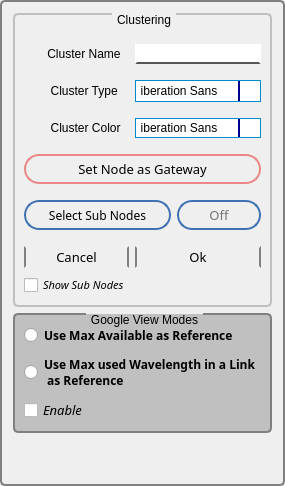
          <widget class="QGroupBox" name="T_groupbox">
           <property name="enabled">
            <bool>true</bool>
           </property>
           <property name="maximumSize">
            <size>
             <width>300</width>
             <height>16777215</height>
            </size>
           </property>
           <property name="styleSheet">
            <string notr="true">QGroupBox {linea
    background-color: #C0C0C0;
    border: 2px solid gray;
    border-radius: 5px;
    margin-top: 1ex; /* leave space at the top for the title */
}

QGroupBox::title {
    subcontrol-origin: margin;
    subcontrol-position: top center; /* position at the top center */
    padding: 0 3px;
    background-color: qlineargradient(x1: 0, y1: 0, x2: 0, y2: 1,
                                      stop: 0 #FF0ECE, stop: 1 #FFFFFF);
}</string>
           </property>
           <property name="title">
            <string/>
           </property>
           <layout class="QGridLayout" name="gridLayout_14">
            <item row="0" column="0">
             <widget class="QGroupBox" name="Grouping_groupbox">
              <property name="styleSheet">
               <string notr="true">QGroupBox {
    
    border: 2px solid #C0C0C0;
    border-radius: 5px;
    margin-top: 1ex; /* leave space at the top for the title */
}

QGroupBox::title {
    subcontrol-origin: margin; 
    font: 63 8pt &quot;Bahnschrift SemiBold&quot;;
    subcontrol-position: top center; /* position at the top center */
    padding: 0 3px;
    background-color: qlineargradient(x1: 0, y1: 0, x2: 0, y2: 1,
                                      stop: 0 #C0C0C0, stop: 1 #FFFFFF);
}</string>
              </property>
              <property name="title">
               <string>Clustering</string>
              </property>
              <layout class="QGridLayout" name="gridLayout_17">
               <item row="0" column="0">
                <layout class="QGridLayout" name="gridLayout_16">
                 <item row="12" column="1" colspan="2">
                  <widget class="QPushButton" name="OK_button">
                   <property name="minimumSize">
                    <size>
                     <width>84</width>
                     <height>20</height>
                    </size>
                   </property>
                   <property name="font">
                    <font>
                     <family>Bahnschrift Condensed</family>
                     <pointsize>10</pointsize>
                     <weight>9</weight>
                     <italic>false</italic>
                     <bold>false</bold>
                    </font>
                   </property>
                   <property name="styleSheet">
                    <string notr="true">QPushButton {
	
	
	font: 75 10pt &quot;Bahnschrift Condensed&quot;;
	
	
    border:2px solid black; min-width: 80px;
	border-color: dark gray; 
    border-radius: 25px;
}

QPushButton:pressed {
    background-color: qlineargradient(x1: 0, y1: 0, x2: 0, y2: 1,
                                      stop: 0 #dadbde, stop: 1 #f6f7fa);
}

QPushButton:flat {
    border: none; /* no border for a flat push button */
}

QPushButton:default {
    border-color: navy; /* make the default button prominent */
}</string>
                   </property>
                   <property name="text">
                    <string>Ok</string>
                   </property>
                  </widget>
                 </item>
                 <item row="4" column="0">
                  <widget class="QLabel" name="GroupID">
                   <property name="styleSheet">
                    <string notr="true"> QLabel {
    
  
	
	font: 75 10pt &quot;Bahnschrift Condensed&quot;;
	
    
}</string>
                   </property>
                   <property name="text">
                    <string>        Cluster Type </string>
                   </property>
                  </widget>
                 </item>
                 <item row="1" column="0" colspan="2">
                  <spacer name="horizontalSpacer_4">
                   <property name="orientation">
                    <enum>Qt::Horizontal</enum>
                   </property>
                   <property name="sizeHint" stdset="0">
                    <size>
                     <width>40</width>
                     <height>20</height>
                    </size>
                   </property>
                  </spacer>
                 </item>
                 <item row="13" column="0" colspan="2">
                  <widget class="QCheckBox" name="ShowSubNodes">
                   <property name="font">
                    <font>
                     <family>Bahnschrift</family>
                     <pointsize>8</pointsize>
                     <italic>true</italic>
                    </font>
                   </property>
                   <property name="styleSheet">
                    <string notr="true"/>
                   </property>
                   <property name="text">
                    <string>Show Sub Nodes</string>
                   </property>
                  </widget>
                 </item>
                 <item row="12" column="0">
                  <widget class="QPushButton" name="Cancel_button">
                   <property name="minimumSize">
                    <size>
                     <width>84</width>
                     <height>20</height>
                    </size>
                   </property>
                   <property name="font">
                    <font>
                     <family>Bahnschrift Condensed</family>
                     <pointsize>10</pointsize>
                     <weight>9</weight>
                     <italic>false</italic>
                     <bold>false</bold>
                    </font>
                   </property>
                   <property name="styleSheet">
                    <string notr="true">QPushButton {
	
	
	font: 75 10pt &quot;Bahnschrift Condensed&quot;;
	
	
    border:2px solid black; min-width: 80px;
	border-color: dark gray; 
    border-radius: 25px;
}

QPushButton:pressed {
    background-color: qlineargradient(x1: 0, y1: 0, x2: 0, y2: 1,
                                      stop: 0 #dadbde, stop: 1 #f6f7fa);
}

QPushButton:flat {
    border: none; /* no border for a flat push button */
}

QPushButton:default {
    border-color: navy; /* make the default button prominent */
}</string>
                   </property>
                   <property name="text">
                    <string>Cancel</string>
                   </property>
                  </widget>
                 </item>
                 <item row="6" column="0">
                  <widget class="QLabel" name="GroupColor">
                   <property name="styleSheet">
                    <string notr="true">  QLabel {
    
    
	
	font: 75 10pt &quot;Bahnschrift Condensed&quot;;
	
   
}</string>
                   </property>
                   <property name="text">
                    <string>        Cluster Color</string>
                   </property>
                  </widget>
                 </item>
                 <item row="10" column="0" colspan="2">
                  <widget class="QPushButton" name="SelectSubNode_button">
                   <property name="minimumSize">
                    <size>
                     <width>84</width>
                     <height>30</height>
                    </size>
                   </property>
                   <property name="font">
                    <font>
                     <family>Bahnschrift Condensed</family>
                     <pointsize>9</pointsize>
                     <weight>9</weight>
                     <italic>false</italic>
                     <bold>false</bold>
                    </font>
                   </property>
                   <property name="styleSheet">
                    <string notr="true">QPushButton {
	
	
	font: 75 9pt &quot;Bahnschrift Condensed&quot;;
	
	
    border: 2px solid #8f8f91; min-width: 80px;
	border-color: #4072B3; 
    border-radius: 15px;
}

QPushButton:pressed {
    background-color: qlineargradient(x1: 0, y1: 0, x2: 0, y2: 1,
                                      stop: 0 #dadbde, stop: 1 #f6f7fa);
}

QPushButton:flat {
    border: none; /* no border for a flat push button */
}

QPushButton:default {
    border-color: navy; /* make the default button prominent */
}</string>
                   </property>
                   <property name="text">
                    <string>Select Sub Nodes</string>
                   </property>
                  </widget>
                 </item>
                 <item row="9" column="0" colspan="2">
                  <spacer name="horizontalSpacer_5">
                   <property name="orientation">
                    <enum>Qt::Horizontal</enum>
                   </property>
                   <property name="sizeHint" stdset="0">
                    <size>
                     <width>20</width>
                     <height>10</height>
                    </size>
                   </property>
                  </spacer>
                 </item>
                 <item row="2" column="1" colspan="2">
                  <widget class="QLineEdit" name="GroupName_edit">
                   <property name="styleSheet">
                    <string notr="true">QLineEdit {
 
    border: 2px solid white;
	border-bottom-color: rgb(86, 86, 86);
    padding: 0 8px;
    background: white;
    selection-background-color: darkgray; 
	font: 8pt &quot;Bahnschrift&quot;;

}

</string>
                   </property>
                  </widget>
                 </item>
                 <item row="2" column="0">
                  <widget class="QLabel" name="GroupName">
                   <property name="styleSheet">
                    <string notr="true"> QLabel {
    
  
	
	
	font: 75 10pt &quot;Bahnschrift Condensed&quot;;
	
    }</string>
                   </property>
                   <property name="text">
                    <string>       Cluster Name</string>
                   </property>
                  </widget>
                 </item>
                 <item row="4" column="1" colspan="2">
                  <widget class="QFontComboBox" name="cluster_type_combobox">
                   <property name="maximumSize">
                    <size>
                     <width>126</width>
                     <height>22</height>
                    </size>
                   </property>
                   <property name="font">
                    <font>
                     <family>Bahnschrift Condensed</family>
                     <pointsize>9</pointsize>
                    </font>
                   </property>
                   <property name="autoFillBackground">
                    <bool>false</bool>
                   </property>
                   <property name="styleSheet">
                    <string notr="true">QComboBox {
    
    border-radius: 0px;
    padding: 1px 18px 1px 5px;
    min-width: 6em; 
    
	border:1px solid rgb(0, 139, 208);
	
   
	
}





/* QComboBox gets the &quot;on&quot; state when the popup is open */


QComboBox:on { /* shift the text when the popup opens */
    padding-top: 3px;
    padding-left: 4px;
}

QComboBox::drop-down {
    subcontrol-origin: padding;
    subcontrol-position: top right;
    width: 20px;
    
	
    border-left-width: 2px;
    border-left-color: darkblue;
    border-left-style: solid; /* just a single line */
    border-top-right-radius: 0px; /* same radius as the QComboBox */
    border-bottom-right-radius: 0px;
}

QComboBox::down-arrow {
   
	image: url(:/newPrefix/dropdown.png); 
    
	
}

QComboBox::down-arrow:on { /* shift the arrow when popup is open */
    
	
	image: url(:/newPrefix/dropup.png);
}


QComboBox QAbstractItemView {
    
	border-color:2px solid blue;
   
}</string>
                   </property>
                   <property name="frame">
                    <bool>true</bool>
                   </property>
                  </widget>
                 </item>
                 <item row="6" column="1" colspan="2">
                  <widget class="QFontComboBox" name="ClusterColor_combobox">
                   <property name="maximumSize">
                    <size>
                     <width>126</width>
                     <height>22</height>
                    </size>
                   </property>
                   <property name="styleSheet">
                    <string notr="true">QComboBox {
    
    border-radius: 0px;
    padding: 1px 18px 1px 5px;
    min-width: 6em; 
    
	border:1px solid rgb(0, 139, 208);
	
   
	
}





/* QComboBox gets the &quot;on&quot; state when the popup is open */


QComboBox:on { /* shift the text when the popup opens */
    padding-top: 3px;
    padding-left: 4px;
}

QComboBox::drop-down {
    subcontrol-origin: padding;
    subcontrol-position: top right;
    width: 20px;
    
	
    border-left-width: 2px;
    border-left-color: darkblue;
    border-left-style: solid; /* just a single line */
    border-top-right-radius: 0px; /* same radius as the QComboBox */
    border-bottom-right-radius: 0px;
}

QComboBox::down-arrow {
   
	image: url(:/newPrefix/dropdown.png); 
    
	
}

QComboBox::down-arrow:on { /* shift the arrow when popup is open */
    
	
	image: url(:/newPrefix/dropup.png);
}


QComboBox QAbstractItemView {
    
	border-color:2px solid blue;
   
}</string>
                   </property>
                  </widget>
                 </item>
                 <item row="10" column="2">
                  <widget class="QLabel" name="SelectSubNode">
                   <property name="palette">
                    <palette>
                     <active>
                      <colorrole role="WindowText">
                       <brush brushstyle="SolidPattern">
                        <color alpha="255">
                         <red>117</red>
                         <green>117</green>
                         <blue>117</blue>
                        </color>
                       </brush>
                      </colorrole>
                      <colorrole role="Text">
                       <brush brushstyle="SolidPattern">
                        <color alpha="255">
                         <red>117</red>
                         <green>117</green>
                         <blue>117</blue>
                        </color>
                       </brush>
                      </colorrole>
                      <colorrole role="ButtonText">
                       <brush brushstyle="SolidPattern">
                        <color alpha="255">
                         <red>117</red>
                         <green>117</green>
                         <blue>117</blue>
                        </color>
                       </brush>
                      </colorrole>
                      <colorrole role="PlaceholderText">
                       <brush brushstyle="NoBrush">
                        <color alpha="128">
                         <red>117</red>
                         <green>117</green>
                         <blue>117</blue>
                        </color>
                       </brush>
                      </colorrole>
                     </active>
                     <inactive>
                      <colorrole role="WindowText">
                       <brush brushstyle="SolidPattern">
                        <color alpha="255">
                         <red>117</red>
                         <green>117</green>
                         <blue>117</blue>
                        </color>
                       </brush>
                      </colorrole>
                      <colorrole role="Text">
                       <brush brushstyle="SolidPattern">
                        <color alpha="255">
                         <red>117</red>
                         <green>117</green>
                         <blue>117</blue>
                        </color>
                       </brush>
                      </colorrole>
                      <colorrole role="ButtonText">
                       <brush brushstyle="SolidPattern">
                        <color alpha="255">
                         <red>117</red>
                         <green>117</green>
                         <blue>117</blue>
                        </color>
                       </brush>
                      </colorrole>
                      <colorrole role="PlaceholderText">
                       <brush brushstyle="NoBrush">
                        <color alpha="128">
                         <red>117</red>
                         <green>117</green>
                         <blue>117</blue>
                        </color>
                       </brush>
                      </colorrole>
                     </inactive>
                     <disabled>
                      <colorrole role="WindowText">
                       <brush brushstyle="SolidPattern">
                        <color alpha="255">
                         <red>117</red>
                         <green>117</green>
                         <blue>117</blue>
                        </color>
                       </brush>
                      </colorrole>
                      <colorrole role="Text">
                       <brush brushstyle="SolidPattern">
                        <color alpha="255">
                         <red>117</red>
                         <green>117</green>
                         <blue>117</blue>
                        </color>
                       </brush>
                      </colorrole>
                      <colorrole role="ButtonText">
                       <brush brushstyle="SolidPattern">
                        <color alpha="255">
                         <red>117</red>
                         <green>117</green>
                         <blue>117</blue>
                        </color>
                       </brush>
                      </colorrole>
                      <colorrole role="PlaceholderText">
                       <brush brushstyle="NoBrush">
                        <color alpha="128">
                         <red>117</red>
                         <green>117</green>
                         <blue>117</blue>
                        </color>
                       </brush>
                      </colorrole>
                     </disabled>
                    </palette>
                   </property>
                   <property name="font">
                    <font>
                     <family>Bahnschrift Condensed</family>
                     <pointsize>10</pointsize>
                     <weight>9</weight>
                     <italic>false</italic>
                     <bold>false</bold>
                    </font>
                   </property>
                   <property name="styleSheet">
                    <string notr="true"> QLabel {
    
    border-radius: 15px;
    color: rgb(117, 117, 117);
	
	
	font: 75 10pt &quot;Bahnschrift Condensed&quot;;
	
    border: 2px solid #8f8f91; min-width: 80px;
	border-color: #4072B3; 
}</string>
                   </property>
                   <property name="text">
                    <string>Off</string>
                   </property>
                   <property name="alignment">
                    <set>Qt::AlignCenter</set>
                   </property>
                  </widget>
                 </item>
                 <item row="8" column="0" colspan="3">
                  <widget class="QPushButton" name="SetGatewayNode_button">
                   <property name="minimumSize">
                    <size>
                     <width>84</width>
                     <height>30</height>
                    </size>
                   </property>
                   <property name="maximumSize">
                    <size>
                     <width>16777215</width>
                     <height>16777215</height>
                    </size>
                   </property>
                   <property name="font">
                    <font>
                     <family>Bahnschrift Condensed</family>
                     <pointsize>10</pointsize>
                     <weight>9</weight>
                     <italic>false</italic>
                     <bold>false</bold>
                    </font>
                   </property>
                   <property name="styleSheet">
                    <string notr="true">QPushButton {
	
	
	font: 75 10pt &quot;Bahnschrift Condensed&quot;;
	
    border: 2px solid #8f8f91; min-width: 80px;
	border-color: #EB8686; 
    border-radius: 15px;
}

QPushButton:pressed {
    background-color: qlineargradient(x1: 0, y1: 0, x2: 0, y2: 1,
                                      stop: 0 #FFFFFF, stop: 1 #EB8686);
}

QPushButton:flat {
    border: none; /* no border for a flat push button */
}

QPushButton:default {
    border-color: navy; /* make the default button prominent */
} 
QPushButton:hover{ 
    background-color: #EB8686 

}</string>
                   </property>
                   <property name="text">
                    <string>Set Node as Gateway</string>
                   </property>
                  </widget>
                 </item>
                 <item row="5" column="0">
                  <spacer name="horizontalSpacer_8">
                   <property name="orientation">
                    <enum>Qt::Horizontal</enum>
                   </property>
                   <property name="sizeHint" stdset="0">
                    <size>
                     <width>40</width>
                     <height>10</height>
                    </size>
                   </property>
                  </spacer>
                 </item>
                 <item row="11" column="0">
                  <spacer name="horizontalSpacer_6">
                   <property name="orientation">
                    <enum>Qt::Horizontal</enum>
                   </property>
                   <property name="sizeHint" stdset="0">
                    <size>
                     <width>40</width>
                     <height>10</height>
                    </size>
                   </property>
                  </spacer>
                 </item>
                 <item row="3" column="0">
                  <spacer name="horizontalSpacer_7">
                   <property name="orientation">
                    <enum>Qt::Horizontal</enum>
                   </property>
                   <property name="sizeHint" stdset="0">
                    <size>
                     <width>40</width>
                     <height>10</height>
                    </size>
                   </property>
                  </spacer>
                 </item>
                 <item row="7" column="0">
                  <spacer name="horizontalSpacer_9">
                   <property name="orientation">
                    <enum>Qt::Horizontal</enum>
                   </property>
                   <property name="sizeHint" stdset="0">
                    <size>
                     <width>40</width>
                     <height>10</height>
                    </size>
                   </property>
                  </spacer>
                 </item>
                </layout>
               </item>
              </layout>
             </widget>
            </item>
            <item row="2" column="0">
             <spacer name="verticalSpacer">
              <property name="orientation">
               <enum>Qt::Vertical</enum>
              </property>
              <property name="sizeHint" stdset="0">
               <size>
                <width>20</width>
                <height>40</height>
               </size>
              </property>
             </spacer>
            </item>
            <item row="1" column="0">
             <widget class="QGroupBox" name="ViewGroupbox">
              <property name="styleSheet">
               <string notr="true">QGroupBox {
    
	background-color: #C0C0C0;
    border: 2px solid gray;
    border-radius: 5px;
    margin-top: 1ex; /* leave space at the top for the title */
}

QGroupBox::title {
    subcontrol-origin: margin; 
    font: 63 8pt &quot;Bahnschrift SemiBold&quot;;
    subcontrol-position: top center; /* position at the top center */
    padding: 0 3px;
    background-color: qlineargradient(x1: 0, y1: 0, x2: 0, y2: 1,
                                      stop: 0 #C0C0C0, stop: 1 #FFFFFF);
}</string>
              </property>
              <property name="title">
               <string>Google View Modes</string>
              </property>
              <layout class="QGridLayout" name="gridLayout_18">
               <item row="0" column="0">
                <widget class="QRadioButton" name="Max_available_radiobutton">
                 <property name="font">
                  <font>
                   <family>Bahnschrift SemiCondensed</family>
                   <pointsize>9</pointsize>
                   <weight>75</weight>
                   <italic>false</italic>
                   <bold>true</bold>
                  </font>
                 </property>
                 <property name="text">
                  <string>Use Max Available as Reference</string>
                 </property>
                </widget>
               </item>
               <item row="1" column="0">
                <widget class="QRadioButton" name="Max_Used_radiobutton">
                 <property name="font">
                  <font>
                   <family>Bahnschrift SemiCondensed</family>
                   <pointsize>9</pointsize>
                   <weight>75</weight>
                   <italic>false</italic>
                   <bold>true</bold>
                   <strikeout>false</strikeout>
                  </font>
                 </property>
                 <property name="text">
                  <string>Use Max used Wavelength in a Link
 as Reference</string>
                 </property>
                </widget>
               </item>
               <item row="2" column="0">
                <widget class="QCheckBox" name="Enable_google_view_checkbox">
                 <property name="font">
                  <font>
                   <family>Bahnschrift</family>
                   <pointsize>10</pointsize>
                   <weight>50</weight>
                   <italic>true</italic>
                   <bold>false</bold>
                  </font>
                 </property>
                 <property name="styleSheet">
                  <string notr="true"/>
                 </property>
                 <property name="text">
                  <string>Enable</string>
                 </property>
                </widget>
               </item>
              </layout>
             </widget>
            </item>
           </layout>
          </widget>
